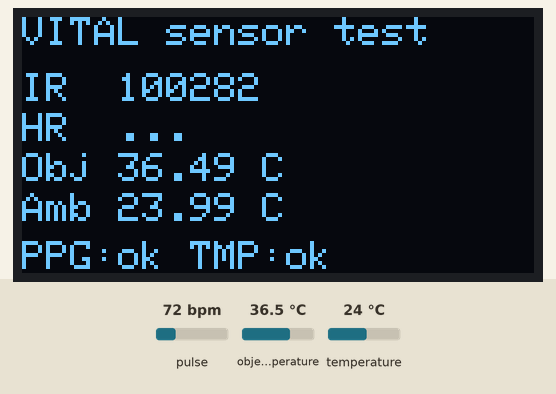
This sketch was run on a simulated ESP32. Parts: 128×64 one-colour display. The inputs (shaded band) are chosen by the test bench; at power-on: pulse 72 bpm, object temperature 36.5 °C, temperature 24 °C. What the sketch prints to the serial monitor is not drawn.

Above: at 1.7 s.
1.8 s: pulse set to 130 bpm
At 2.8 s:
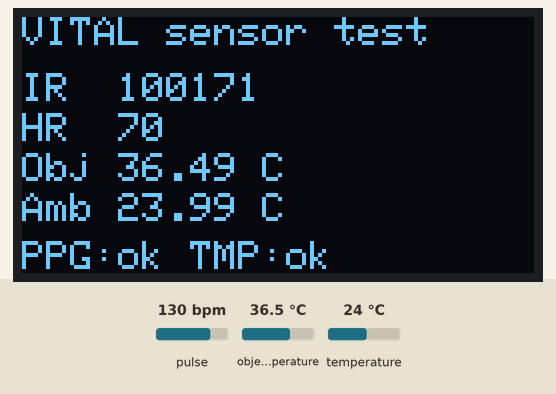
5.9 s: object temperature set to 20 °C
At 6.8 s:
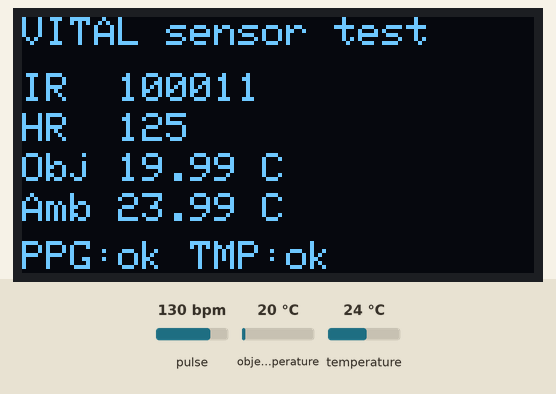
8.5 s: temperature set to 12 °C
At 9.5 s:
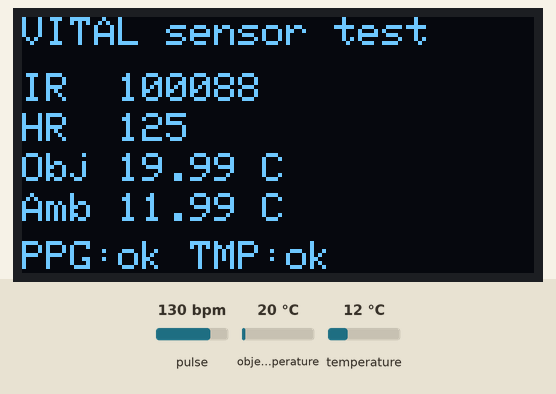
11.5 s: pulse set to 42 bpm
At 12.8 s:
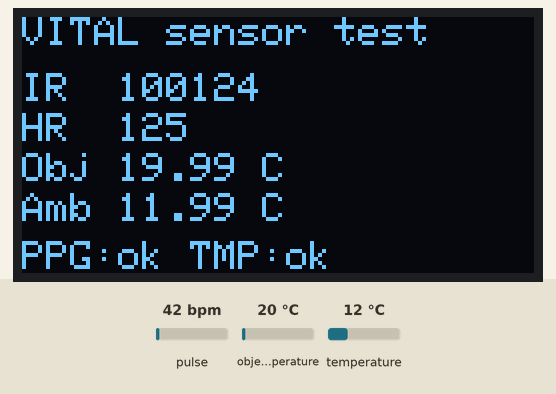
14.5 s: object temperature set to 26 °C
At 15.3 s:
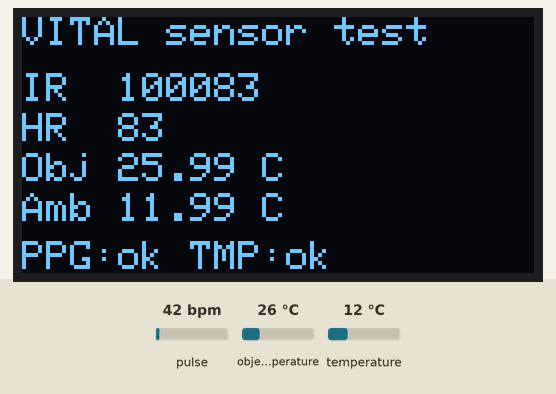
Timing chart, 0 to 17.5 s (numbered marks = the images above; inputs shaded):
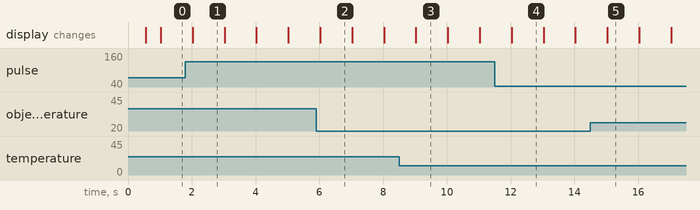

Measured:
- what the display in image 1 shows lasts 1.0 s, from 2.0 s to 3.0 s

The sketch:

sensor_test.ino
```cpp
/*
  VITAL sensor test - run this FIRST to check the wiring.

  1. Upload, then open Tools -> Serial Monitor at 115200 baud.
  2. It scans the I2C bus and lists every module it finds.
  3. Then it prints live readings every second (and shows them on the OLED).

  Expected I2C addresses:  0x3C = OLED   0x57 = MAX30102   0x5A = MLX90614
*/
#include <Wire.h>
#include "MAX30105.h"
#include "heartRate.h"
#include <Adafruit_MLX90614.h>
#include <Adafruit_GFX.h>
#include <Adafruit_SSD1306.h>

MAX30105 pox;
Adafruit_MLX90614 mlx;
Adafruit_SSD1306 oled(128, 64, &Wire, -1);
bool haveOled, havePox, haveMlx;

const uint8_t RATE_SIZE = 4;
float rates[RATE_SIZE];
uint8_t rateSpot = 0, rateCount = 0;
unsigned long lastBeat = 0, lastPrint = 0;
float beatAvg = 0;
uint32_t lastIr = 0, lastRed = 0;

const char *nameOf(uint8_t a) {
  switch (a) {
    case 0x3C: case 0x3D: return "OLED display (SSD1306)";
    case 0x57: return "MAX30102 pulse oximeter";
    case 0x5A: return "MLX90614 thermometer (GY-906)";
    default:   return "unknown device";
  }
}

void scanBus() {
  Serial.println("\nScanning I2C bus (SDA=GPIO21, SCL=GPIO22)...");
  int found = 0;
  for (uint8_t a = 1; a < 127; a++) {
    Wire.beginTransmission(a);
    if (Wire.endTransmission() == 0) {
      Serial.printf("  found 0x%02X  %s\n", a, nameOf(a));
      found++;
    }
  }
  if (found == 0) {
    Serial.println("  Nothing found. Check: 3V3 and GND connected? SDA on GPIO21, SCL on GPIO22?");
    Serial.println("  Are the header pins soldered and pushed fully into the breadboard?");
  }
}

void setup() {
  Serial.begin(115200);
  delay(500);
  Wire.begin(21, 22);
  Wire.setClock(100000);
  scanBus();

  haveOled = oled.begin(SSD1306_SWITCHCAPVCC, 0x3C);
  havePox  = pox.begin(Wire, I2C_SPEED_STANDARD);
  if (havePox) pox.setup(60, 4, 2, 100, 411, 4096);
  haveMlx  = mlx.begin();

  Serial.printf("\nOLED: %s   MAX30102: %s   MLX90614: %s\n",
                haveOled ? "OK" : "NOT FOUND", havePox ? "OK" : "NOT FOUND", haveMlx ? "OK" : "NOT FOUND");
  if (!havePox) Serial.println("MAX30102 not found: see firmware/README.md, Troubleshooting.");
  Serial.println("\nPlace a fingertip on the MAX30102 (gently, keep still). Readings every second:\n");
}

void loop() {
  if (havePox) {
    pox.check();
    while (pox.available()) {
      lastRed = pox.getFIFORed();
      lastIr  = pox.getFIFOIR();
      pox.nextSample();
      if (lastIr > 50000 && checkForBeat((int32_t)lastIr)) {
        unsigned long now = millis(), dt = now - lastBeat;
        lastBeat = now;
        float bpm = 60.0f / (dt / 1000.0f);
        if (bpm > 30 && bpm < 220) {
          rates[rateSpot] = bpm; rateSpot = (rateSpot + 1) % RATE_SIZE;
          if (rateCount < RATE_SIZE) rateCount++;
          float sum = 0; for (uint8_t i = 0; i < rateCount; i++) sum += rates[i];
          beatAvg = sum / rateCount;
        }
      }
      if (lastIr < 50000) { rateCount = 0; beatAvg = 0; }
    }
  }

  if (millis() - lastPrint >= 1000) {
    lastPrint = millis();
    float obj = haveMlx ? mlx.readObjectTempC() : NAN;
    float amb = haveMlx ? mlx.readAmbientTempC() : NAN;
    bool finger = lastIr > 50000;
    Serial.printf("IR=%6lu  RED=%6lu  finger=%s  HR=%5.1f bpm  |  object=%.2f C  ambient=%.2f C\n",
                  (unsigned long)lastIr, (unsigned long)lastRed, finger ? "YES" : "no ",
                  rateCount >= 2 ? beatAvg : 0.0f, obj, amb);
    if (haveOled) {
      oled.clearDisplay();
      oled.setTextColor(SSD1306_WHITE);
      oled.setTextSize(1);
      oled.setCursor(0, 0);  oled.print("VITAL sensor test");
      oled.setCursor(0, 14); oled.printf("IR  %lu", (unsigned long)lastIr);
      oled.setCursor(0, 24); oled.printf("HR  %s", finger ? (rateCount >= 2 ? String(beatAvg, 0).c_str() : "...") : "no finger");
      oled.setCursor(0, 34); oled.printf("Obj %.2f C", obj);
      oled.setCursor(0, 44); oled.printf("Amb %.2f C", amb);
      oled.setCursor(0, 56); oled.printf("PPG:%s TMP:%s", havePox ? "ok" : "--", haveMlx ? "ok" : "--");
      oled.display();
    }
  }
}
```
